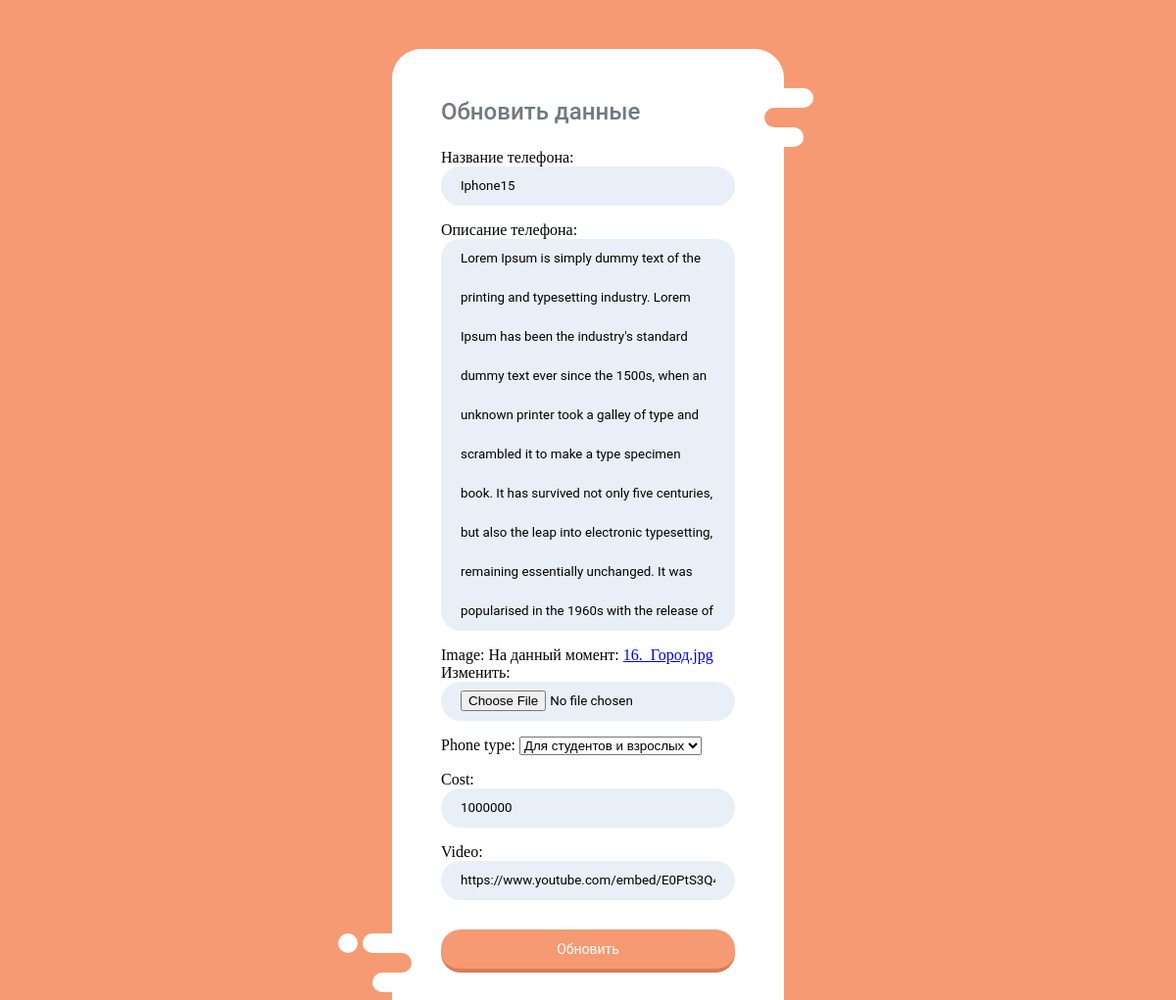
/phone_list/2/update/, run on an earlier commit of the app's database.
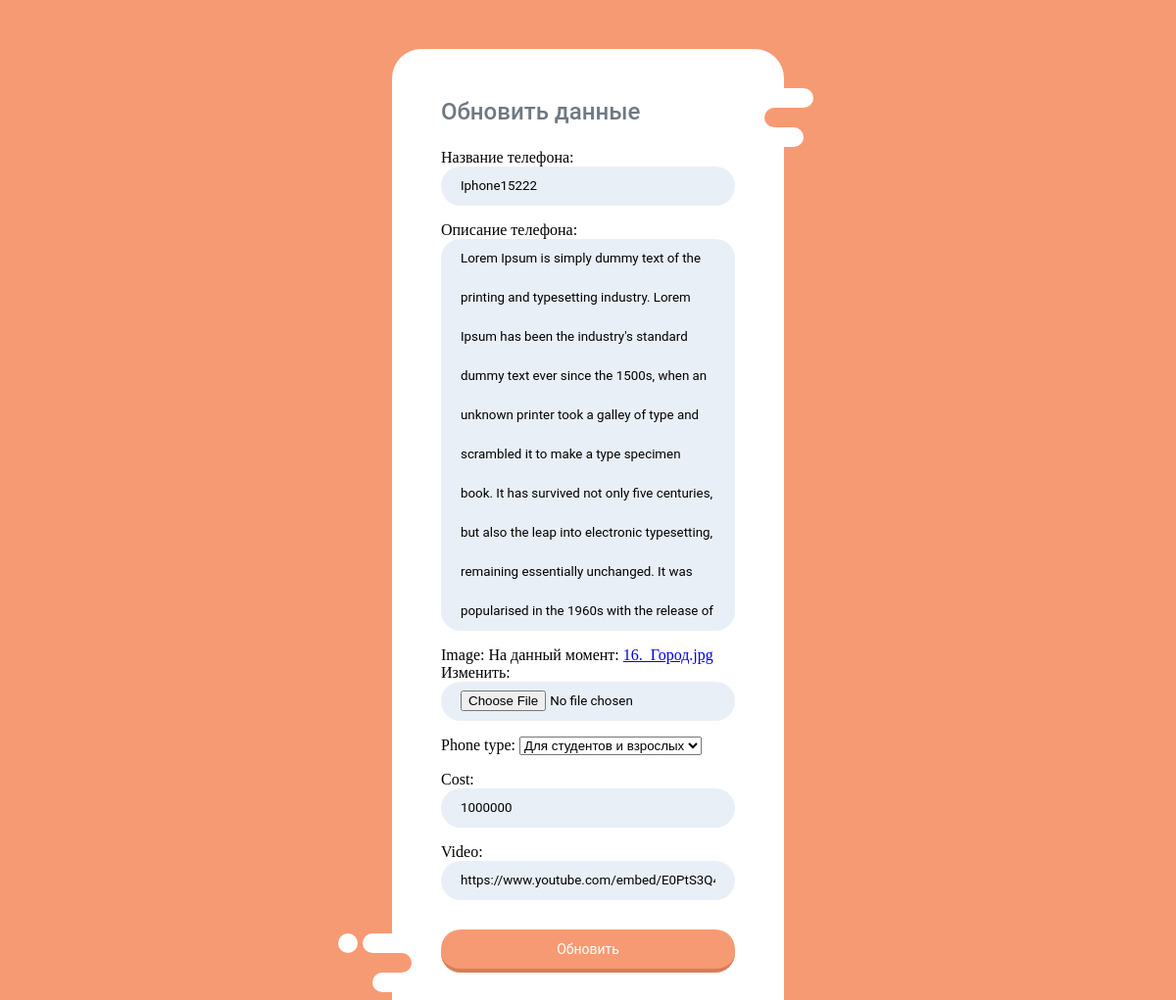
And on a later commit of the database.
### phone_shop/models.py (models this page shows, shortened)
class PhoneShop(models.Model):
    PHONE_TYPE = (
        ("Для школьников", "Для школьников"),
        ("Для студентов и взрослых", "Для студентов и взрослых"),
        ("Для пенсионеров", "Для пенсионеров"),
    )
    title = models.CharField("Название телефона", max_length=100)
    description = models.TextField("Описание телефона")
    image = models.ImageField(upload_to="")
    phone_type = models.CharField(max_length=100, choices=PHONE_TYPE)
    created_date = models.DateTimeField(auto_now_add=True)
    cost = models.PositiveIntegerField()
    video = models.URLField()

### phone_shop/views.py (the view, shortened to what this page needs)
# urls.py: path("phone_list/<int:id>/update/", views.PhoneUpdateView.as_view(), name="update"),
class PhoneUpdateView(UpdateView):
    template_name = "update_phone.html"
    form_class = forms.PhoneForm
    success_url = "/"
    def get_object(self, **kwargs):
        phone_id = self.kwargs.get("id")
        return get_object_or_404(models.PhoneShop, id=phone_id)

### phone_shop/forms.py
class PhoneForm(forms.ModelForm):
    class Meta:
        model = models.PhoneShop
        fields = "__all__"

### templates/update_phone.html (shortened to what this page needs)
<!DOCTYPE html>
<html lang="en">
<head>
</head>
<body>
<form class="decor" method="post" enctype="multipart/form-data">
<div class="form-left-decoration"></div>
<div class="form-right-decoration"></div>
<div class="circle"></div>
<div class="form-inner">
<h3>Обновить данные</h3>
  {{form.as_p}}
<input type="submit" value="Обновить">
</div>
</form>
</body>
</html>

What changed in the data, as far as the page shows it:
changed PhoneShop "Для студентов и взрослых": title "Iphone15" → "Iphone15222"
